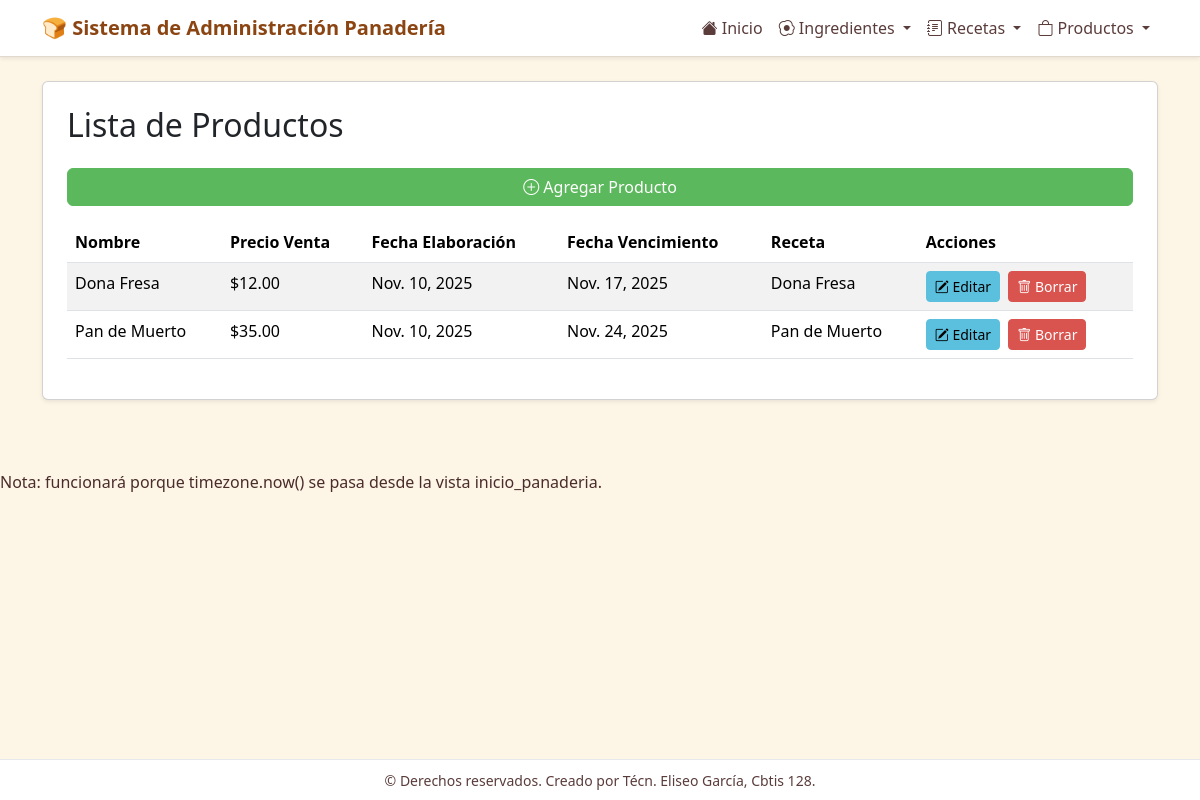
/productos/, run on the app's committed database.
### app_Panaderia/models.py (models this page shows, shortened)
class Producto(models.Model):
    nombre = models.CharField(max_length=100)
    descripcion = models.TextField(blank=True, null=True)
    precio_venta = models.DecimalField(max_digits=10, decimal_places=2)
    fecha_elaboracion = models.DateField()
    fecha_vencimiento = models.DateField()
    receta = models.ForeignKey(Receta, on_delete=models.CASCADE, related_name='productos')
    class Meta:
        verbose_name = "Producto"
        verbose_name_plural = "Productos"

class Receta(models.Model):
    nombre = models.CharField(max_length=100)
    descripcion = models.TextField(blank=True, null=True)
    tiempo_preparacion = models.IntegerField(help_text="Tiempo en minutos")
    fecha_creacion = models.DateField()
    autor = models.CharField(max_length=100)
    ingredientes = models.ManyToManyField(Ingrediente, related_name='recetas')
    class Meta:
        verbose_name = "Receta"
        verbose_name_plural = "Recetas"

### app_Panaderia/views.py (the view)
# urls.py: path('productos/', views.ver_productos, name='ver_productos'),
def ver_productos(request):
    productos = Producto.objects.all().order_by('nombre')
    return render(request, 'productos/ver_productos.html', {'productos': productos})

### app_Panaderia/templates/productos/ver_productos.html (shortened to what this page needs)
{% extends 'base.html' %}
{% block content %}
<div class="card shadow-sm p-4">
  <h2 class="card-title mb-4">Lista de Productos</h2>
  <a href="{% url 'agregar_producto' %}" class="btn btn-success mb-3"><i class="bi bi-plus-circle"></i> Agregar Producto</a>
  {% if productos %}
  <div class="table-responsive">
    <table class="table table-striped table-hover">
      <thead>
        <tr>
          <th>Nombre</th>
          <th>Precio Venta</th>
          <th>Fecha Elaboración</th>
          <th>Fecha Vencimiento</th>
          <th>Receta</th>
          <th>Acciones</th>
        </tr>
      </thead>
      <tbody>
        {% for producto in productos %}
        <tr>
          <td>{{ producto.nombre }}</td>
          <td>${{ producto.precio_venta }}</td>
          <td>{{ producto.fecha_elaboracion }}</td>
          <td>{{ producto.fecha_vencimiento }}</td>
          <td>{{ producto.receta.nombre }}</td>
          <td>
            <a class="btn btn-sm btn-info me-1" href="{% url 'actualizar_producto' producto.id %}"><i class="bi bi-pencil-square"></i> Editar</a>
            <a class="btn btn-sm btn-danger" href="{% url 'borrar_producto' producto.id %}"><i class="bi bi-trash"></i> Borrar</a>
          </td>
        </tr>
        {% empty %}
        <tr><td colspan="6">No hay productos registrados.</td></tr>
        {% endfor %}
      </tbody>
    </table>
  </div>
  {% else %}
  <div class="alert alert-info mt-3" role="alert">
    No hay productos registrados. ¡Empieza agregando uno!
  </div>
  {% endif %}
</div>
{% endblock %}

### app_Panaderia/templates/base.html (style rules this page uses)
body { background: #fdf5e6; color: #4a2c2a; }
.btn-success { background-color: #5cb85c; border-color: #5cb85c; }
.btn-info { background-color: #5bc0de; border-color: #5bc0de; }
.btn-danger { background-color: #d9534f; border-color: #d9534f; }

### data on the page
Producto: nombre "Dona Fresa", precio_venta "12.00", fecha_elaboracion "Nov. 10, 2025", fecha_vencimiento "Nov. 17, 2025", receta.nombre "Dona Fresa"
Producto: nombre "Pan de Muerto", precio_venta "35.00", fecha_elaboracion "Nov. 10, 2025", fecha_vencimiento "Nov. 24, 2025", receta.nombre "Pan de Muerto"
